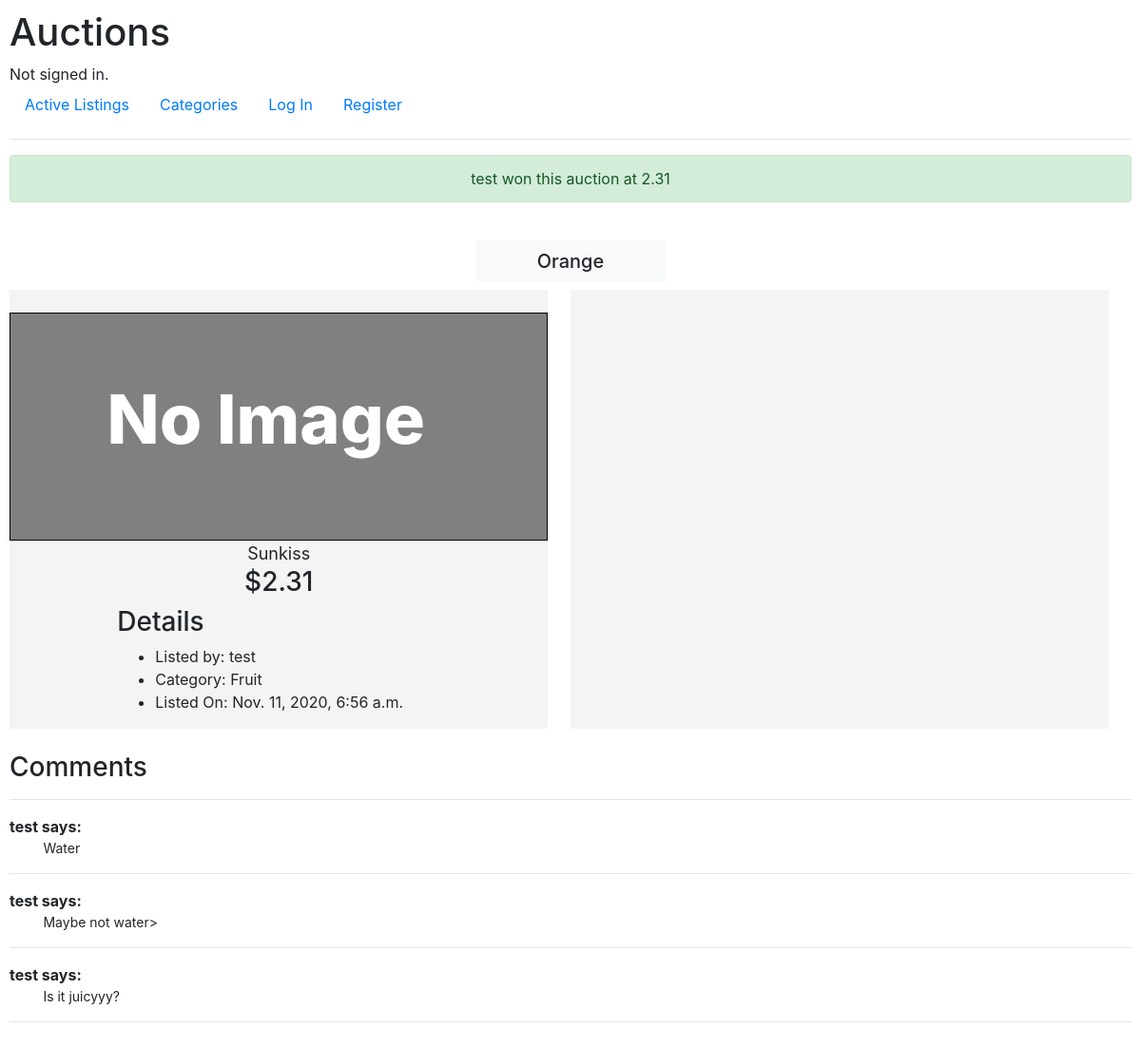
/listing/2, run on the app's committed database.
### auctions/models.py (models this page shows, shortened)
class Listings(models.Model):
    id = models.AutoField(auto_created=True, primary_key=True, serialize=False, verbose_name="ID")
    title = models.CharField(max_length=50)
    description = models.TextField()
    bid = models.DecimalField(max_digits=9 ,decimal_places=2)
    url = models.URLField(blank=True, null=True)
    by = models.CharField(max_length=120)
    date = models.DateTimeField(auto_now_add=True)
    category = models.ForeignKey(Categories, on_delete=models.CASCADE, related_name="categorys", blank=True, null=True)
    isClosed = models.BooleanField(default=False)
    winner = models.CharField(max_length=120, blank = True, null=True)

class Categories(models.Model):
    id = models.AutoField(auto_created=True, primary_key=True, serialize=False, verbose_name='ID'),
    Categories = models.CharField(max_length=150)
    def __str__(self):
        return f"{self.Categories}"

class ListingComment(models.Model):
    id = models.AutoField(auto_created=True, primary_key=True, serialize=False, verbose_name="ID"),
    by = models.CharField(max_length=120)
    message = models.TextField()
    date = models.DateTimeField(auto_now_add=True)
    listing = models.ForeignKey(Listings, on_delete=models.CASCADE, related_name="listingComments")

### auctions/views.py (the view, shortened to what this page needs)
# urls.py: path("listing/<int:listing_id>", views.listing, name="listing"),
def listing(request, listing_id):
    try:
        listing = Listings.objects.get(id=listing_id)
    except:
        return HttpResponseRedirect(reverse('index'))
    if listing.by == request.user.username:
        isCurrent = True
    else:
        isCurrent = False
    bidInfo = helpers.getBidInfo(Bid, listing, request)
    comments = helpers.getComments(ListingComment, listing, request)
    isWatched = helpers.checkWatching(WatchList, listing, request)
    return render(request, "auctions/listing.html", {
        'data': listing,
        "bidInfo": bidInfo,
        "isCurrent": isCurrent,
        "comments": comments,
        "isWatched": isWatched,
    })

### auctions/helpers.py (called while the page is built, shortened)
def getBidInfo(Bid, listing, request):
    allBids = Bid.objects.filter(listing=listing)
    lastBid = allBids.last()
    totalBids = allBids.count()
    if lastBid == None:
        result = "No Bids Yet"
        return {
            "result": result,
            "winner": None,
        }
    else:
        result = f"{totalBids} bids so far"

def getComments(Comment, listing, request):
    allComments = Comment.objects.filter(listing=listing)
    try:
        allComments[0]
    except IndexError:
        allComments = None
    return allComments

def checkWatching(WatchList, listing, request):
    watching = WatchList.objects.filter(savedby = request.user.username, listing = listing).count()
    if (watching > 0):
        return True
    else:
        return False

### auctions/templates/auctions/listing.html (shortened to what this page needs)
{% extends "auctions/layout.html" %}
{% block body %}
    {% if data.isClosed %}
        <div class="alert alert-success" role="alert">
            {{data.winner}} won this auction at {{data.bid}}
        </div>
    {%endif%}
    <br/>
    <h2 class="heading-main">
        <button class="btn btn-light self-btn">{{data.title}}</button>
    </h2>
    <div class="listing-outer-container">
        <div class="info-container">
            <br />
            {% if data.url %}
                <img src="{{data.url}}" class="listing-image" alt="listing-photo">
            {% else %}
                <div class="listing-image bordered">
                    <span class="no-image-text">No Image</span>
                </div>
            {% endif %}
            <div class="listing-descr">{{data.description}}</div>
            <h3 class="listing-price">${{data.bid}}</h3>
            <div class="listing-details">
                <h3>Details</h3>
                <ul>
                    <li>Listed by: {{data.by}}</li>
                    {% if data.category == None %}
                        <li>Category: No Category Listed</li>
                    {% else %}
                        <li>Category: {{data.category}}</li>
                    {% endif %}
                    <li>Listed On: {{data.date}}</li>
                </ul>
            </div>
        </div>
        <div class="bidder-container">
        </div>
        <br/>
    </div>
    <br/>
    <div>
        <h3>Comments</h3>
        <hr/>
    </div>
    <div>
        {% for comment in comments %}
            <div class="comment-container">
                <div class="comment-by">{{comment.by}} says:</div>
                <p class="message">{{comment.message}}</p>
                <hr/>
            </div>
        {% endfor %}
    </div>
{%endblock%}

### auctions/static/auctions/styles.css (style rules this page uses)
body { padding: 10px; }
.message { margin-left: 3%; font-size: 14px; }
.comment-by { font-weight: bold; }
.comment-container { margin-bottom: 10px; }
.listing-image { width: 100%; object-fit: contain; height: 20vw; }
.bordered { border: 1px solid black; background-color: grey; color: white; font-weight: 800; font-size: 6vw; }
.no-image-text { position: relative; top: 24%; left: 18%; }
.heading-main { text-align: center; }
.self-btn { width: 200px; font-size: 20px; font-weight: 500; cursor: default !important; }
.listing-outer-container { display: flex; justify-content: space-between; }
.info-container { background-color: #f4f4f4; width: 48%; }
.bidder-container { background-color: #f4f4f4; width: 48%; }
.listing-descr { text-align: center; font-size: 18px; }
.listing-price { text-align: center; }
.listing-details { margin-left: 20%; }
.alert { text-align: center; }

### data on the page
Listings: winner "test", bid "2.31", title "Orange", description "Sunkiss", by "test", category "Fruit", date "Nov. 11, 2020, 6:56 a.m."
ListingComment: by "test", message "Water"
ListingComment: by "test", message "Maybe not water>"
ListingComment: by "test", message "Is it juicyyy?"
